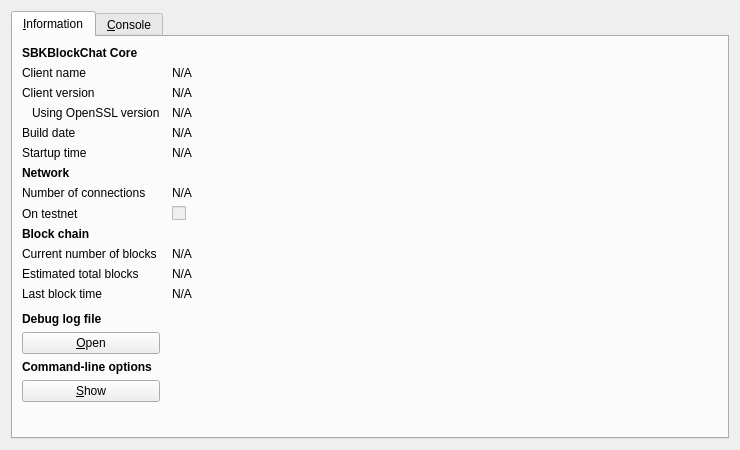
<?xml version="1.0" encoding="UTF-8"?>
<ui version="4.0">
 <class>RPCConsole</class>
 <widget class="QDialog" name="RPCConsole">
  <property name="geometry">
   <rect>
    <x>0</x>
    <y>0</y>
    <width>740</width>
    <height>450</height>
   </rect>
  </property>
  <property name="windowTitle">
   <string>SBKBlockChat - Debug window</string>
  </property>
  <layout class="QVBoxLayout" name="verticalLayout_2">
   <item>
    <widget class="QTabWidget" name="tabWidget">
     <property name="currentIndex">
      <number>0</number>
     </property>
     <widget class="QWidget" name="tab_info">
      <attribute name="title">
       <string>&amp;Information</string>
      </attribute>
      <layout class="QGridLayout" name="gridLayout" columnstretch="0,1">
       <property name="horizontalSpacing">
        <number>12</number>
       </property>
       <item row="0" column="0">
        <widget class="QLabel" name="label_9">
         <property name="font">
          <font>
           <weight>75</weight>
           <bold>true</bold>
          </font>
         </property>
         <property name="text">
          <string>SBKBlockChat Core</string>
         </property>
        </widget>
       </item>
       <item row="1" column="0">
        <widget class="QLabel" name="label_5">
         <property name="text">
          <string>Client name</string>
         </property>
        </widget>
       </item>
       <item row="1" column="1">
        <widget class="QLabel" name="clientName">
         <property name="cursor">
          <cursorShape>IBeamCursor</cursorShape>
         </property>
         <property name="text">
          <string>N/A</string>
         </property>
         <property name="textFormat">
          <enum>Qt::PlainText</enum>
         </property>
         <property name="textInteractionFlags">
          <set>Qt::LinksAccessibleByMouse|Qt::TextSelectableByKeyboard|Qt::TextSelectableByMouse</set>
         </property>
        </widget>
       </item>
       <item row="2" column="0">
        <widget class="QLabel" name="label_6">
         <property name="text">
          <string>Client version</string>
         </property>
        </widget>
       </item>
       <item row="2" column="1">
        <widget class="QLabel" name="clientVersion">
         <property name="cursor">
          <cursorShape>IBeamCursor</cursorShape>
         </property>
         <property name="text">
          <string>N/A</string>
         </property>
         <property name="textFormat">
          <enum>Qt::PlainText</enum>
         </property>
         <property name="textInteractionFlags">
          <set>Qt::LinksAccessibleByMouse|Qt::TextSelectableByKeyboard|Qt::TextSelectableByMouse</set>
         </property>
        </widget>
       </item>
       <item row="3" column="0">
        <widget class="QLabel" name="label_14">
         <property name="text">
          <string>Using OpenSSL version</string>
         </property>
         <property name="indent">
          <number>10</number>
         </property>
        </widget>
       </item>
       <item row="3" column="1">
        <widget class="QLabel" name="openSSLVersion">
         <property name="cursor">
          <cursorShape>IBeamCursor</cursorShape>
         </property>
         <property name="text">
          <string>N/A</string>
         </property>
         <property name="textFormat">
          <enum>Qt::PlainText</enum>
         </property>
         <property name="textInteractionFlags">
          <set>Qt::LinksAccessibleByMouse|Qt::TextSelectableByKeyboard|Qt::TextSelectableByMouse</set>
         </property>
        </widget>
       </item>
       <item row="4" column="0">
        <widget class="QLabel" name="label_12">
         <property name="text">
          <string>Build date</string>
         </property>
        </widget>
       </item>
       <item row="4" column="1">
        <widget class="QLabel" name="buildDate">
         <property name="cursor">
          <cursorShape>IBeamCursor</cursorShape>
         </property>
         <property name="text">
          <string>N/A</string>
         </property>
         <property name="textFormat">
          <enum>Qt::PlainText</enum>
         </property>
         <property name="textInteractionFlags">
          <set>Qt::LinksAccessibleByMouse|Qt::TextSelectableByKeyboard|Qt::TextSelectableByMouse</set>
         </property>
        </widget>
       </item>
       <item row="5" column="0">
        <widget class="QLabel" name="label_13">
         <property name="text">
          <string>Startup time</string>
         </property>
        </widget>
       </item>
       <item row="5" column="1">
        <widget class="QLabel" name="startupTime">
         <property name="cursor">
          <cursorShape>IBeamCursor</cursorShape>
         </property>
         <property name="text">
          <string>N/A</string>
         </property>
         <property name="textFormat">
          <enum>Qt::PlainText</enum>
         </property>
         <property name="textInteractionFlags">
          <set>Qt::LinksAccessibleByMouse|Qt::TextSelectableByKeyboard|Qt::TextSelectableByMouse</set>
         </property>
        </widget>
       </item>
       <item row="6" column="0">
        <widget class="QLabel" name="label_11">
         <property name="font">
          <font>
           <weight>75</weight>
           <bold>true</bold>
          </font>
         </property>
         <property name="text">
          <string>Network</string>
         </property>
        </widget>
       </item>
       <item row="7" column="0">
        <widget class="QLabel" name="label_7">
         <property name="text">
          <string>Number of connections</string>
         </property>
        </widget>
       </item>
       <item row="7" column="1">
        <widget class="QLabel" name="numberOfConnections">
         <property name="cursor">
          <cursorShape>IBeamCursor</cursorShape>
         </property>
         <property name="text">
          <string>N/A</string>
         </property>
         <property name="textFormat">
          <enum>Qt::PlainText</enum>
         </property>
         <property name="textInteractionFlags">
          <set>Qt::LinksAccessibleByMouse|Qt::TextSelectableByKeyboard|Qt::TextSelectableByMouse</set>
         </property>
        </widget>
       </item>
       <item row="8" column="0">
        <widget class="QLabel" name="label_8">
         <property name="text">
          <string>On testnet</string>
         </property>
        </widget>
       </item>
       <item row="8" column="1">
        <widget class="QCheckBox" name="isTestNet">
         <property name="enabled">
          <bool>false</bool>
         </property>
         <property name="text">
          <string/>
         </property>
        </widget>
       </item>
       <item row="9" column="0">
        <widget class="QLabel" name="label_10">
         <property name="font">
          <font>
           <weight>75</weight>
           <bold>true</bold>
          </font>
         </property>
         <property name="text">
          <string>Block chain</string>
         </property>
        </widget>
       </item>
       <item row="10" column="0">
        <widget class="QLabel" name="label_3">
         <property name="text">
          <string>Current number of blocks</string>
         </property>
        </widget>
       </item>
       <item row="10" column="1">
        <widget class="QLabel" name="numberOfBlocks">
         <property name="cursor">
          <cursorShape>IBeamCursor</cursorShape>
         </property>
         <property name="text">
          <string>N/A</string>
         </property>
         <property name="textFormat">
          <enum>Qt::PlainText</enum>
         </property>
         <property name="textInteractionFlags">
          <set>Qt::LinksAccessibleByMouse|Qt::TextSelectableByKeyboard|Qt::TextSelectableByMouse</set>
         </property>
        </widget>
       </item>
       <item row="11" column="0">
        <widget class="QLabel" name="label_4">
         <property name="text">
          <string>Estimated total blocks</string>
         </property>
        </widget>
       </item>
       <item row="11" column="1">
        <widget class="QLabel" name="totalBlocks">
         <property name="cursor">
          <cursorShape>IBeamCursor</cursorShape>
         </property>
         <property name="text">
          <string>N/A</string>
         </property>
         <property name="textFormat">
          <enum>Qt::PlainText</enum>
         </property>
         <property name="textInteractionFlags">
          <set>Qt::LinksAccessibleByMouse|Qt::TextSelectableByKeyboard|Qt::TextSelectableByMouse</set>
         </property>
        </widget>
       </item>
       <item row="12" column="0">
        <widget class="QLabel" name="label_2">
         <property name="text">
          <string>Last block time</string>
         </property>
        </widget>
       </item>
       <item row="12" column="1">
        <widget class="QLabel" name="lastBlockTime">
         <property name="cursor">
          <cursorShape>IBeamCursor</cursorShape>
         </property>
         <property name="text">
          <string>N/A</string>
         </property>
         <property name="textFormat">
          <enum>Qt::PlainText</enum>
         </property>
         <property name="textInteractionFlags">
          <set>Qt::LinksAccessibleByMouse|Qt::TextSelectableByKeyboard|Qt::TextSelectableByMouse</set>
         </property>
        </widget>
       </item>
       <item row="13" column="0">
        <spacer name="verticalSpacer_2">
         <property name="orientation">
          <enum>Qt::Vertical</enum>
         </property>
         <property name="sizeHint" stdset="0">
          <size>
           <width>20</width>
           <height>20</height>
          </size>
         </property>
        </spacer>
       </item>
       <item row="14" column="0">
        <widget class="QLabel" name="labelDebugLogfile">
         <property name="font">
          <font>
           <weight>75</weight>
           <bold>true</bold>
          </font>
         </property>
         <property name="text">
          <string>Debug log file</string>
         </property>
        </widget>
       </item>
       <item row="15" column="0">
        <widget class="QPushButton" name="openDebugLogfileButton">
         <property name="toolTip">
          <string>Open the SBKBlockChat debug log file from the current data directory. This can take a few seconds for large log files.</string>
         </property>
         <property name="text">
          <string>&amp;Open</string>
         </property>
         <property name="autoDefault">
          <bool>false</bool>
         </property>
        </widget>
       </item>
       <item row="16" column="0">
        <widget class="QLabel" name="labelCLOptions">
         <property name="font">
          <font>
           <weight>75</weight>
           <bold>true</bold>
          </font>
         </property>
         <property name="text">
          <string>Command-line options</string>
         </property>
        </widget>
       </item>
       <item row="17" column="0">
        <widget class="QPushButton" name="showCLOptionsButton">
         <property name="toolTip">
          <string>Show the SBKBlockChat-Qt help message to get a list with possible SBKBlockChat command-line options.</string>
         </property>
         <property name="text">
          <string>&amp;Show</string>
         </property>
         <property name="autoDefault">
          <bool>false</bool>
         </property>
        </widget>
       </item>
       <item row="18" column="0">
        <spacer name="verticalSpacer">
         <property name="orientation">
          <enum>Qt::Vertical</enum>
         </property>
         <property name="sizeHint" stdset="0">
          <size>
           <width>20</width>
           <height>40</height>
          </size>
         </property>
        </spacer>
       </item>
      </layout>
     </widget>
     <widget class="QWidget" name="tab_console">
      <attribute name="title">
       <string>&amp;Console</string>
      </attribute>
      <layout class="QVBoxLayout" name="verticalLayout_3">
       <property name="spacing">
        <number>3</number>
       </property>
       <item>
        <widget class="QTextEdit" name="messagesWidget">
         <property name="minimumSize">
          <size>
           <width>0</width>
           <height>100</height>
          </size>
         </property>
         <property name="readOnly">
          <bool>true</bool>
         </property>
         <property name="tabKeyNavigation" stdset="0">
          <bool>false</bool>
         </property>
         <property name="columnCount" stdset="0">
          <number>2</number>
         </property>
        </widget>
       </item>
       <item>
        <layout class="QHBoxLayout" name="horizontalLayout">
         <property name="spacing">
          <number>3</number>
         </property>
         <item>
          <widget class="QLabel" name="label">
           <property name="text">
            <string notr="true">&gt;</string>
           </property>
          </widget>
         </item>
         <item>
          <widget class="QLineEdit" name="lineEdit"/>
         </item>
         <item>
          <widget class="QPushButton" name="clearButton">
           <property name="maximumSize">
            <size>
             <width>24</width>
             <height>24</height>
            </size>
           </property>
           <property name="toolTip">
            <string>Clear console</string>
           </property>
           <property name="text">
            <string/>
           </property>
           <property name="icon">
            <iconset resource="../bitcoin.qrc">
             <normaloff>:/icons/remove</normaloff>:/icons/remove</iconset>
           </property>
           <property name="shortcut">
            <string notr="true">Ctrl+L</string>
           </property>
           <property name="autoDefault">
            <bool>false</bool>
           </property>
          </widget>
         </item>
        </layout>
       </item>
      </layout>
     </widget>
    </widget>
   </item>
  </layout>
 </widget>
 <resources>
  <include location="../bitcoin.qrc"/>
 </resources>
 <connections/>
</ui>
